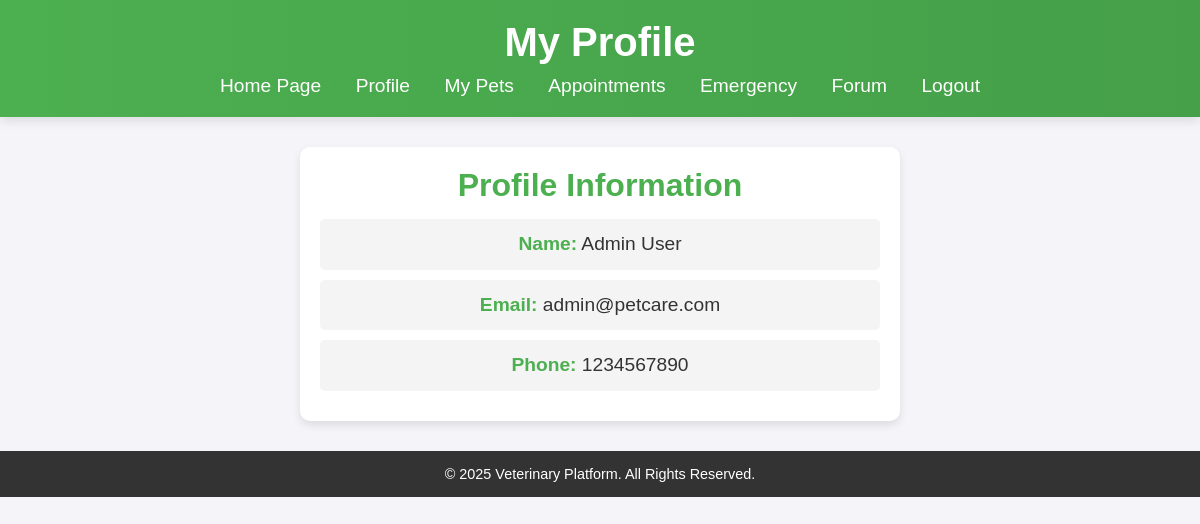
Screenshot of /user/profile.php (signed in) with the database file from the repository.
### tables this page shows
CREATE TABLE IF NOT EXISTS users (
    id INT AUTO_INCREMENT PRIMARY KEY,
    name VARCHAR(255) NOT NULL,
    email VARCHAR(191) UNIQUE NOT NULL,
    password VARCHAR(255) NOT NULL,  
    role ENUM('admin', 'doctor', 'user') NOT NULL,
    phone VARCHAR(15) DEFAULT NULL,
    avatar VARCHAR(255) DEFAULT 'default-avatar.png',
    created_at TIMESTAMP DEFAULT CURRENT_TIMESTAMP
);

### user/profile.php (the view, shortened to what this page needs)
<?php
include '../backend/database.php';
$user_id = $_SESSION['user_id'];
$query = "SELECT * FROM users WHERE id = ?";
$stmt = $conn->prepare($query);
$stmt->bind_param('i', $user_id);
$stmt->execute();
$result = $stmt->get_result();
if ($result->num_rows > 0) {
    $user = $result->fetch_assoc();
} else {
    header('Location: ../public/login.php?error=user_not_found');
    exit();
}
$name = htmlspecialchars($user['name'] ?? 'Unknown');
$email = htmlspecialchars($user['email'] ?? 'Unknown');
$phone = htmlspecialchars($user['phone'] ?? 'Not provided');
?>
<!DOCTYPE html>
<html lang="en">
<head>
    <link rel="stylesheet" href="../public/css/style.css">
</head>
<body>
    <header>
        <h1>My Profile</h1>
        <nav>
            <a href="../public/index.php">Home Page</a>
            <a href="profile.php">Profile</a>
            <a href="pets.php">My Pets</a>
            <a href="appointments.php">Appointments</a>
            <a href="emergency.php">Emergency</a>
            <a href="forum.php">Forum</a>
            <a href="../backend/logout.php">Logout</a>
        </nav>
    </header>
    <main>
        <section class="profile-section">
            <h2>Profile Information</h2>
            <p><strong>Name:</strong> <?= $name ?></p>
            <p><strong>Email:</strong> <?= $email ?></p>
            <p><strong>Phone:</strong> <?= $phone ?></p>
        </section>
    </main>
    <footer>
        <p>&copy; 2025 Veterinary Platform. All Rights Reserved.</p>
    </footer>
</body>
</html>

### public/css/style.css (style rules this page uses)
* { margin: 0; padding: 0; box-sizing: border-box; font-family: 'Poppins', sans-serif; scroll-behavior: smooth; }
body { background-color: #f4f4f9; color: #444; text-align: center; }
header { background: linear-gradient(to right, #4CAF50, #45a049); color: white; padding: 20px 0; box-shadow: 0 4px 10px rgba(0, 0, 0, 0.1); position: sticky; top: 0; width: 100%; z-index: 1000; }
header h1 { font-size: 2.5rem; animation: fadeInDown 1s ease-in-out; }
nav { margin-top: 10px; animation: fadeIn 1s ease-in-out; }
nav a { color: white; text-decoration: none; margin: 0 15px; font-size: 1.2rem; transition: transform 0.3s ease, color 0.3s; }
h2 { display: block; width: 100%; text-align: center; }
footer { background: #333; color: white; padding: 15px 0; margin-top: 30px; text-align: center; font-size: 0.9rem; }
section { margin: 20px auto; max-width: 900px; text-align: center; padding: 20px; background: white; border-radius: 8px; box-shadow: 0 4px 8px rgba(0, 0, 0, 0.1); }
section h2 { color: #4CAF50; margin-bottom: 15px; font-size: 2rem; }
section p { font-size: 1.1rem; line-height: 1.8; }

### user/profile.php (style rules this page uses)
.profile-section { max-width: 600px; margin: 30px auto; background: #ffffff; padding: 20px; border-radius: 10px; box-shadow: 0 4px 8px rgba(0, 0, 0, 0.1); text-align: center; }
.profile-section h2 { color: #4CAF50; font-size: 2rem; margin-bottom: 15px; }
.profile-section p { font-size: 1.2rem; color: #333; margin: 10px 0; padding: 8px; background: #f4f4f4; border-radius: 5px; }
.profile-section strong { color: #4CAF50; font-weight: bold; }

### rows the page displays
users: name "Admin User", email "admin@petcare.com", phone "1234567890"
